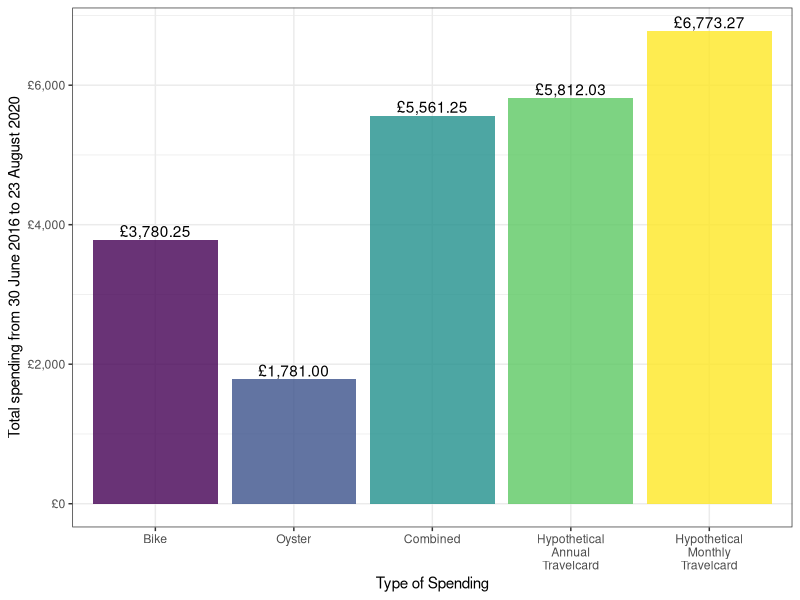
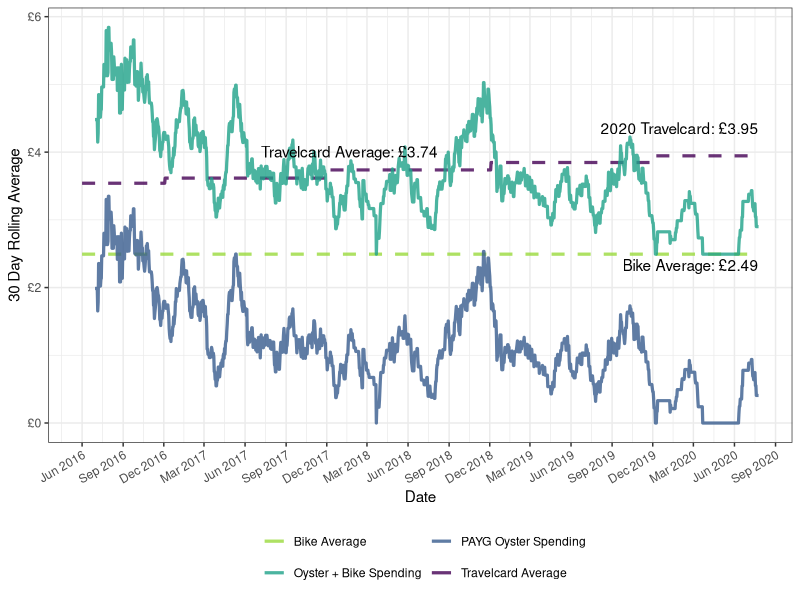
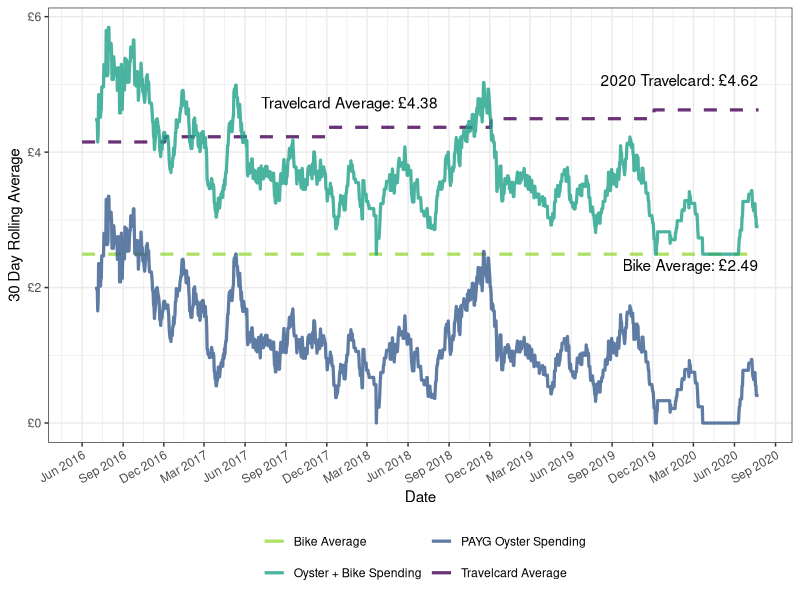
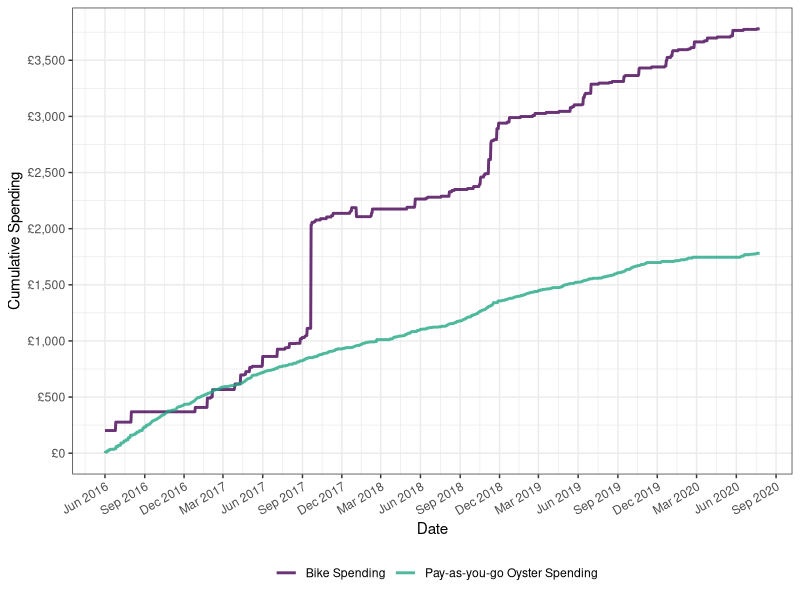
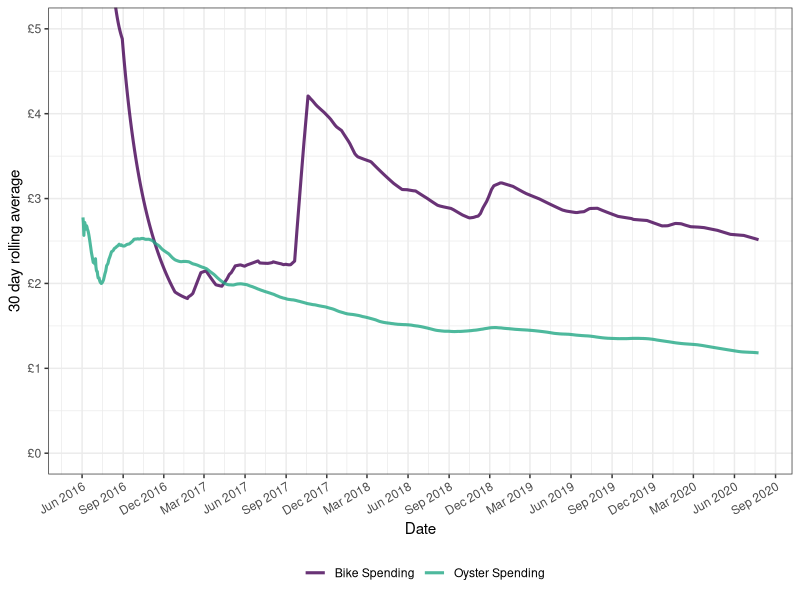
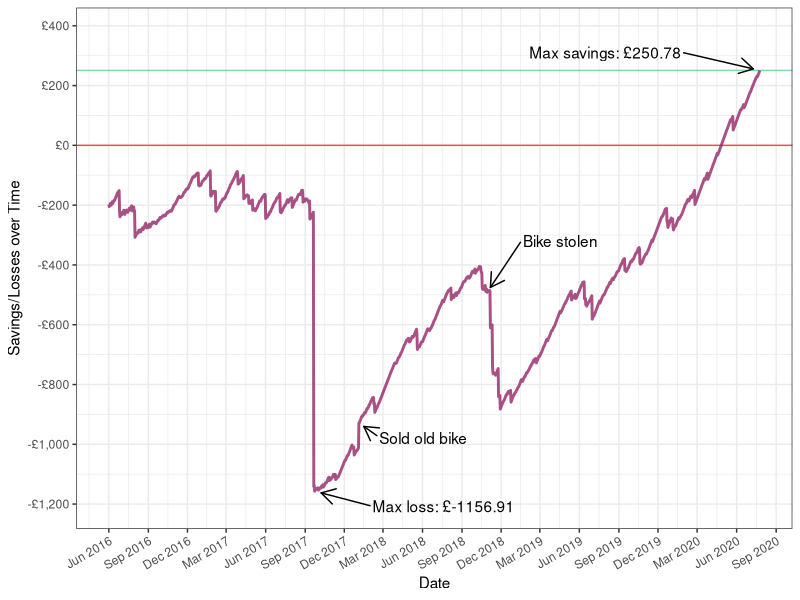
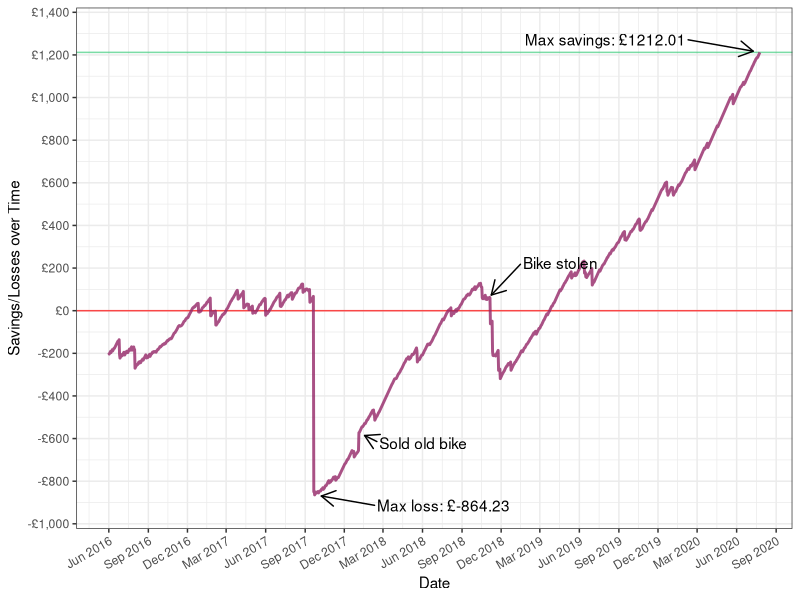

Reproduce these figures in R, in order.
## ---- chunk 1
knitr::opts_chunk$set(
  collapse = TRUE,
  comment = "#>",
  message = FALSE,
  warning=FALSE,
  echo=FALSE, 
  fig.topcaption=TRUE
)
## ---- chunk 2
library(readr)
library(dplyr)
library(tidyr)

bike_data_full <- read_csv("cycling-data/cycling_oyster_data.csv",
                           col_types = cols(
                             date = col_date(format = "%Y-%m-%d"))
)

bike_data_full <- bike_data_full %>%
  mutate(
    mon_oyster_per_day = case_when(
      date <= "2017-01-01" ~ 124.50/30,
      date <= "2018-01-01" ~ 126.80/30,
      date <= "2019-01-01" ~ 131.00/30,
      date <= "2020-01-01" ~ 134.80/30,
      date <= "2021-01-01" ~ 138.70/30
  ),
  annual_oyster_per_day = case_when(
    date <= "2017-01-01" ~ 1296/366,
    date <= "2018-01-01" ~ 1320/365,
    date <= "2019-01-01" ~ 1364/365,
    date <= "2020-01-01" ~ 1404/365,
    date <= "2021-01-01" ~ 1444/366
  ),
  insurance = case_when(
    date >= "2020-08-17" ~ 0,
    date >= "2018-12-17" & substr(date, 9, 11) == "17" ~ 112/12,
    date >= "2018-06-18" & substr(date, 9, 11) == "17" ~ 101.80/12,
    TRUE ~ 0),
  bike = bike + insurance) %>%
  gather(key = travelcard_type, value = travelcard_day, 
         -date, -bike, -oyster, -fines, -insurance) %>%
  group_by(travelcard_type) %>%
  mutate(gain_loss = cumsum(travelcard_day) - 
           (cumsum(bike) + cumsum(oyster)) + cumsum(fines)) %>%
  ungroup()
## ---- chunk 3
library(zoo)
library(broom)

t_sum <- bike_data_full %>%
  group_by(travelcard_type) %>%
  summarise(Bike = sum(bike),
            Oyster = sum(oyster),
            `Hypothetical Travelcard` = sum(travelcard_day, fines)) %>%
  mutate(Combined = Bike + Oyster) %>% 
  gather(key = "key", value = "value", -travelcard_type) %>% 
  distinct(key, value, .keep_all = TRUE) %>%
  mutate(
    key = if_else(travelcard_type=="mon_oyster_per_day", 
                  "Hypothetical Monthly Travelcard", key),
    key = recode(key,
                 "Hypothetical Travelcard" = "Hypothetical Annual Travelcard"),
    key = factor(key, levels=c("Bike", "Oyster", "Combined", 
                               "Hypothetical Annual Travelcard",
                               "Hypothetical Monthly Travelcard")))
## ---- chunk 4
library(ggplot2)
library(ggrepel)
theme_set(theme_bw())

p1 <- ggplot(t_sum, aes(x = key, y = value, fill = key, label = value)) +
  geom_bar(stat = "identity", position = position_dodge(width = 0.5), 
           alpha = 0.8) +
  geom_text(aes(y = value + 0.1, 
                label = paste0("£", format(round(value, 2),
                                           big.mark = ",", nsmall = 2))),
            position = position_dodge(0.9),
            vjust = -0.25) +
  scale_y_continuous(
    labels = scales::dollar_format(prefix = "£"),
    name = "Total spending from 30 June 2016 to 23 August 2020") +
  scale_x_discrete(name = "Type of Spending",
                   labels = scales::wrap_format(10)) +
  scale_fill_viridis_d(option = "D") + 
  theme(legend.position = "")

p1
## ---- chunk 5
bike_average <- mean(bike_data_full$bike)

bike_data_full <- bike_data_full %>% 
  mutate(bike_avg = mean(bike))

bd_annual <- bike_data_full %>%
  filter(travelcard_type == "annual_oyster_per_day")

bd_mon <- bike_data_full %>%
  filter(travelcard_type == "mon_oyster_per_day")
    
label_df2 <- tibble(
      label = c(paste0("Bike Average: £",
                       format(round(bike_average, 2), nsmall = 2)),
                paste0("Travelcard Average: £", format(
                  round(mean(bd_mon$travelcard_day), 2),
                  nsmall = 2)),
                paste0("Travelcard Average: £", format(
                  round(mean(bd_annual$travelcard_day), 2),
                  nsmall = 2)),
                paste0("2020 Travelcard: £", format(
                  round(max(bd_mon$travelcard_day), 2),
                  nsmall = 2)),
                paste0("2020 Travelcard: £", format(
                  round(max(bd_annual$travelcard_day), 2),
                  nsmall = 2))
                ),
      travelcard = c(NA, "mon", "annual", "mon", "annual"),
      date = c(max(bike_data_full$date), rep(mean(bike_data_full$date), 2),
               rep(max(bike_data_full$date), 2)),
      value = c(bike_average, 
                mean(bd_mon$travelcard_day),
                mean(bd_annual$travelcard_day),
                max(bd_mon$travelcard_day),
                max(bd_annual$travelcard_day)),
      hjust = c(rep(1, 5)),
      vjust = c(1.4, rep(-0.5, 4))
    )
    
bike_data2 <- bike_data_full %>% 
  group_by(travelcard_type) %>%
      mutate(
        oyster = as.numeric(
          rollmean(zoo(oyster, date), 30, fill = list(NA, NULL, NA),
                   align = "right")
          ),
        bike_oyster = bike_avg + oyster) %>%
      pivot_longer(cols = c("travelcard_day", "bike_avg"),
                   names_to = "line_label", values_to = "line_value") %>% 
      pivot_longer(cols = c("oyster", "bike_oyster"),
                   names_to = "smooth_label", values_to = "smooth_value") %>%
      mutate(smooth_label = recode(smooth_label,
                                  "oyster" = "PAYG Oyster Spending",
                                  "bike_oyster" = "Oyster + Bike Spending"),
             line_label = recode(line_label,
                                 "bike_avg" = "Bike Average",
                                 "travelcard_day" = "Travelcard Average"))

## ---- chunk 6

p2_annual <- ggplot(bike_data2 %>%
                      filter(travelcard_type == "annual_oyster_per_day"),
                    aes(x = date)) +
  geom_line(aes(y = line_value, col = line_label, linetype = line_label), 
            size = 1.1) + 
  geom_line(aes(y = smooth_value, col = smooth_label, linetype = smooth_label),
            size = 1.1) + 
  scale_colour_viridis_d("", direction = -1, end = 0.85, alpha = 0.8) + 
  scale_x_date(name = "Date", 
               breaks = seq(as.Date("2016-06-30"), 
                            as.Date(max(bike_data2$date)) + 60,
                            by = "3 months"),
               date_labels = "%b %Y") +
  scale_y_continuous(name = "30 Day Rolling Average",
                     labels = scales::dollar_format(prefix = "£")) +
  guides(col = guide_legend(nrow = 2, bycol = TRUE)) +
  geom_text(aes(x = date, y = value, label = label),
            data = label_df2 %>% filter(travelcard != "mon"| is.na(travelcard)),
            hjust = c(1, 0.9, 1), vjust = c(1.4, -1, -1.8))  +
  scale_linetype_manual(values = c("dashed", "solid", "solid", "dashed"), 
                        guide = FALSE) +
  theme(legend.position = "bottom",
        axis.text.x = element_text(angle = 30, hjust = 1)
        )

p2_annual
## ---- chunk 7

p2_mon <- ggplot(bike_data2 %>%
                      filter(travelcard_type == "mon_oyster_per_day"),
                    aes(x = date)) +
  geom_line(aes(y = line_value, col = line_label, linetype = line_label), 
            size = 1.1) + 
  geom_line(aes(y = smooth_value, col = smooth_label, linetype = smooth_label),
            size = 1.1) + 
  scale_colour_viridis_d("", direction = -1, end = 0.85, alpha = 0.8) + 
  scale_x_date(name = "Date", 
               breaks = seq(as.Date("2016-06-30"), 
                            as.Date("2020-08-23") + 60,
                            by = "3 months"),
               date_labels = "%b %Y") +
  scale_y_continuous(name = "30 Day Rolling Average",
                     labels = scales::dollar_format(prefix = "£")) +
  guides(col = guide_legend(nrow = 2, bycol = TRUE)) +
  geom_text(aes(x = date, y = value, label = label),
            data = label_df2 %>%
              filter(travelcard != "annual"| is.na(travelcard)),
            hjust = c(1, 0.9, 1), vjust = c(1.4, -1.5, -2))  +
  scale_linetype_manual(values = c("dashed", "solid", "solid", "dashed"), 
                        guide = FALSE) +
  theme(legend.position = "bottom",
        axis.text.x = element_text(angle = 30, hjust = 1)
        )

p2_mon
## ---- chunk 8
    
bike_melt <- bike_data_full %>%
  select(date:bike) %>%
  gather(spend_type, value, -date) %>%
  distinct() %>%
  group_by(spend_type) %>%
  arrange(date) %>%
  mutate(spending = cumsum(value))
    
p3 <- ggplot(bike_melt) +
  geom_line(aes(x = date, y = spending, col = spend_type), 
            size = 1, alpha = 0.8) +
  scale_y_continuous(name = "Cumulative Spending",
                     breaks = seq(0, 5000, by = 500), 
                     labels = scales::dollar_format(prefix = "£")) +
  scale_x_date(name = "Date",
               breaks = seq(as.Date("2016-06-30"), as.Date("2020-08-23") + 60,
                            by="3 months"),
               date_labels = "%b %Y") +
  scale_color_viridis_d(end = 0.6, 
                        labels = c("Bike Spending",
                                   "Pay-as-you-go Oyster Spending"),
                        name = "") +
  theme(legend.position = "bottom",
        axis.text.x = element_text(angle = 30, hjust = 1)
      )
    
p3
    
## ---- chunk 9
    
    bike_data <- bike_data_full %>%
      select(date:bike) %>%
      distinct() 

    bike_roll <- bike_data %>% 
      mutate(
        bike = cumsum(bike)/as.numeric(date - as.Date("2016-06-29")),
        oyster = cumsum(oyster)/as.numeric(date - as.Date("2016-06-29")),
        oyster = as.numeric(
          rollapply(data = zoo(oyster, date), width = 30, FUN = mean,
                   fill = list(NA, NULL, NA), align = "right", partial = 3)
        ),
        bike = as.numeric(
          rollapply(data = zoo(bike, date), width = 30, FUN = mean,
                    fill = list(NA, NULL, NA), align = "right", partial = 3)
        )) %>% 
      pivot_longer(cols = c(bike, oyster), 
                   values_to = "spending", names_to = "type")

p4 <- ggplot(bike_roll) +
  geom_line(aes(x = date, y = spending, group = type, col = type),
                size = 1.05) +
  coord_cartesian(ylim=c(0, 5)) + 
  scale_y_continuous(name = "30 day rolling average",
                     labels = scales::dollar_format(prefix = "£")) +
  scale_x_date(name = "Date",
               breaks = seq(as.Date("2016-06-30"), as.Date("2020-08-23") + 60,
                            by="3 months"),
               date_labels = "%b %Y") +
  scale_color_viridis_d(end = 0.6, alpha = 0.8, 
                        labels = c("Bike Spending", "Oyster Spending")) +
  theme(legend.position = "bottom",
        axis.text.x = element_text(angle = 30, hjust = 1)) + 
  labs(col = "") 
    
p4
    
## ---- chunk 10
label_df5 <- tibble(
  label = c(paste0("Max savings: £", sprintf("%.2f", max(bd_annual$gain_loss))),
            paste0("Max loss: £", sprintf("%.2f", min(bd_annual$gain_loss))),
            "Sold old bike", "Bike stolen",
            paste0("Max savings: £", sprintf("%.2f", max(bd_mon$gain_loss))),
            paste0("Max loss: £", sprintf("%.2f", min(bd_mon$gain_loss))),
            "Sold old bike", "Bike stolen"),
  date = c(bd_annual$date[bd_annual$gain_loss == max(bd_annual$gain_loss)],
           bd_annual$date[bd_annual$gain_loss == min(bd_annual$gain_loss)],
           as.Date("2018-02-02"), as.Date("2018-11-28"),
           bd_mon$date[bd_mon$gain_loss == max(bd_mon$gain_loss)],
           bd_mon$date[bd_mon$gain_loss == min(bd_mon$gain_loss)],
           as.Date("2018-02-02"), as.Date("2018-11-28")),
  value = c(max(bd_annual$gain_loss), min(bd_annual$gain_loss),
            bd_annual$gain_loss[bd_annual$date == as.Date("2018-02-02")],
            bd_annual$gain_loss[bd_annual$date == as.Date("2018-11-28")],
            max(bd_mon$gain_loss), min(bd_mon$gain_loss),
            bd_mon$gain_loss[bd_mon$date == as.Date("2018-02-02")],
            bd_mon$gain_loss[bd_mon$date == as.Date("2018-11-28")]
            ),
  type = c(rep("annual", 4), rep("mon", 4))
)

## ---- chunk 11
    
p5_annual <- ggplot(bike_data_full %>%
                      filter(travelcard_type == "annual_oyster_per_day")) +
  geom_hline(yintercept = 0, colour = "red", size = 0.5, alpha = 0.7) +
  geom_hline(yintercept = max(bd_annual$gain_loss), colour = "seagreen3",
             size = 0.5, alpha = 0.7) +
  geom_line(aes(x = date, y = gain_loss), size = 1, 
            colour = "#932667", alpha = 0.8) + 
  geom_text_repel(aes(x = date, y = value, label = label),
                  data = label_df5 %>% filter(type=="annual"),
                  nudge_y = c(60, -50, -50, 170), 
                  nudge_x = c(-360, 300, 150, 170),
                  force = 10, direction = "both", 
                  arrow = arrow(length = unit(0.03, "npc")),
                  point.padding = 0.5)  +
  scale_y_continuous(name = "Savings/Losses over Time",
                     labels = scales::dollar_format(prefix = "£"),
                     breaks = seq(-1200, 1500, by = 200),
                     expand = expansion(mult = c(0.05, 0), add = c(0, 150))) +
  scale_x_date(name = "Date",
               breaks = seq(as.Date("2016-06-30"), as.Date("2020-08-23") + 60,
                            by="3 months"),
               date_labels = "%b %Y") +
  scale_color_manual(values = c("#932667"), labels = c("Bike Spending")) +
  theme(legend.position = "bottom", 
        axis.text.x = element_text(angle = 30, hjust = 1))
    
p5_annual
## ---- chunk 12
    
p5_mon <- ggplot(bike_data_full %>%
                      filter(travelcard_type == "mon_oyster_per_day")) +
  geom_hline(yintercept = 0, colour = "red", size = 0.5, alpha = 0.7) +
  geom_hline(yintercept = max(bd_mon$gain_loss), colour = "seagreen3",
             size = 0.5, alpha = 0.7) +
  geom_line(aes(x = date, y = gain_loss), size = 1, 
            colour = "#932667", alpha = 0.8) + 
  geom_text_repel(aes(x = date, y = value, label = label),
                  data = label_df5 %>% filter(type=="mon"),
                  nudge_y = c(60, -50, -50, 170),
                  nudge_x = c(-360, 300, 150, 170),
                  force = 10, direction = "both", 
                  arrow = arrow(length = unit(0.03, "npc")),
                  point.padding = 0.5)  +
  scale_y_continuous(name = "Savings/Losses over Time",
                     labels = scales::dollar_format(prefix = "£"),
                     breaks = seq(-1200, 1500, by = 200),
                     expand = expansion(mult = c(0.05, 0), add = c(0, 150))) +
  scale_x_date(name = "Date",
               breaks = seq(as.Date("2016-06-30"), as.Date("2020-08-23") + 60,
                            by="3 months"),
               date_labels = "%b %Y") +
  scale_color_manual(values = c("#932667"), labels = c("Bike Spending")) +
  theme(legend.position = "bottom", 
        axis.text.x = element_text(angle = 30, hjust = 1))
    
p5_mon
